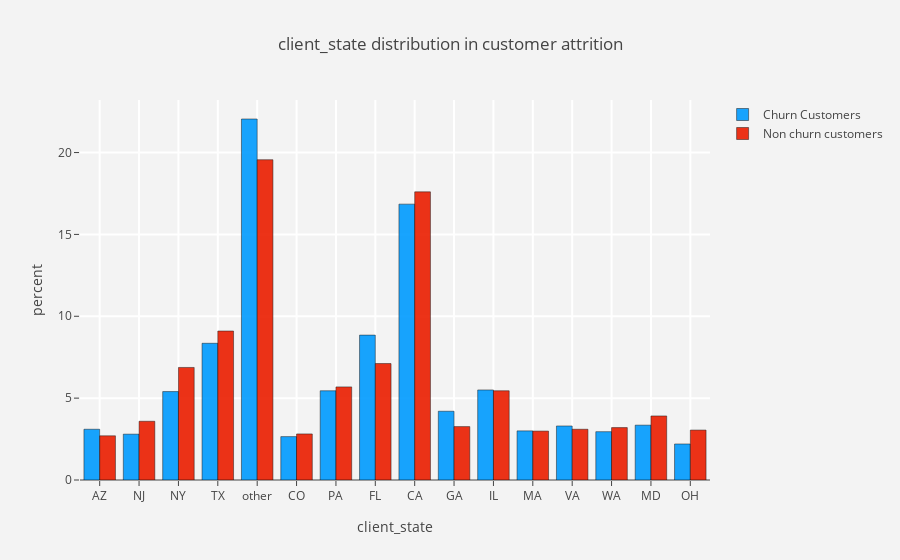

The cell this chart's notebook holds for it:
### Code cell
histogram('client_state')

### Figure 1 — Plotly figure (JSON) as saved in the notebook; plotly's stock layout.template omitted (floating-point values rounded to 4 significant figures; data arrays with more than 128 entries replaced by an {"elided": "..."} marker saying what was removed)
{"data": [{"histnorm": "percent", "marker": {"color": "rgb(0,155,255)", "line": {"color": "black", "width": 0.5}}, "name": "Churn Customers", "opacity": 0.9, "type": "histogram", "uid": "7e62f924-fd12-44f1-9796-927dc1329e00", "x": {"elided": "2000 str values"}}, {"histnorm": "percent", "marker": {"color": "rgb(235,30,0)", "line": {"color": "black", "width": 0.5}}, "name": "Non churn customers", "opacity": 0.9, "type": "histogram", "uid": "0e1b0784-d0de-4b5a-9235-ca07556c754c", "x": {"elided": "8000 str values"}}], "layout": {"paper_bgcolor": "rgb(243,243,243)", "plot_bgcolor": "rgb(243,243,243)", "title": "client_state distribution in customer attrition ", "xaxis": {"gridcolor": "rgb(255, 255, 255)", "gridwidth": 2, "ticklen": 5, "title": "client_state", "zerolinewidth": 1}, "yaxis": {"gridcolor": "rgb(255, 255, 255)", "gridwidth": 2, "ticklen": 5, "title": "percent", "zerolinewidth": 1}}}
